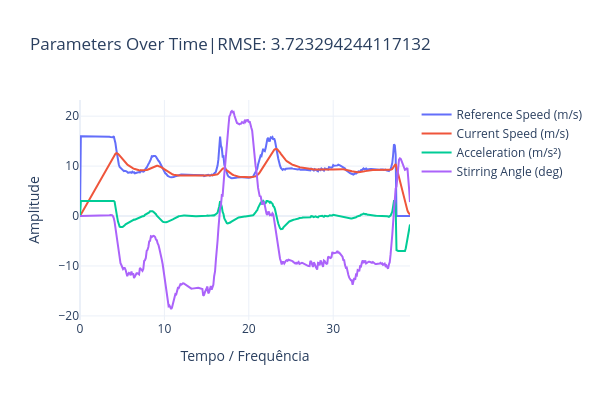
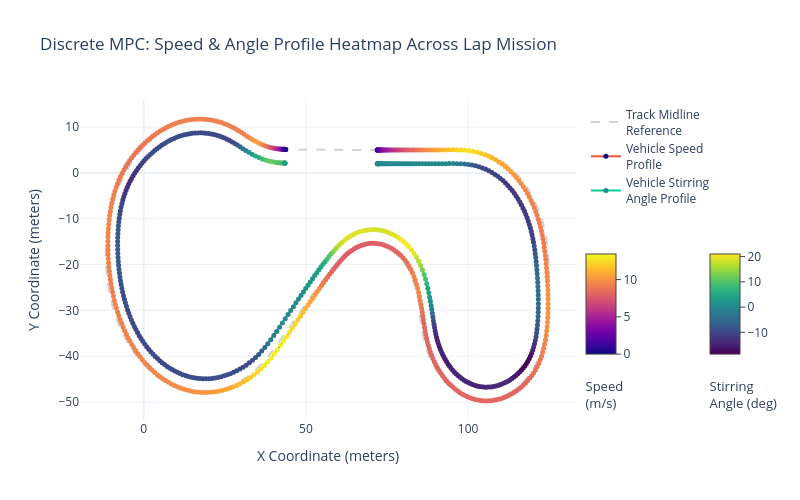

Write notebook code for charts like these, in order.
### Code cell
ySeries=[v_ref_history, v_history, acc_history, delta_history][:]
xSeries=[t_history for i in range(len(ySeries))][:]
names = ['Reference Speed (m/s)', 'Current Speed (m/s)',
        'Acceleration (m/s²)', 'Stirring Angle (deg)',][:]
data = [x_mid, y_mid, x_history,y_history, t_history, delta_history, psi_history, v_history]

PlotSeriesPLY(xSeries,ySeries,names,title=f'Parameters Over Time|RMSE: {score}')
#PlotSeriesDifScalesPLY(xSeries,ySeries,names,title=f'Parameters Over Time|RMSE: {score}')
PlotMPCTracksPLY(data,width=800,height=500)

### Figure 1 — Plotly figure (JSON) as saved in the notebook; plotly's stock layout.template omitted (floating-point values rounded to 4 significant figures; data arrays with more than 128 entries replaced by an {"elided": "..."} marker saying what was removed)
{"data": [{"mode": "lines", "name": "Reference Speed (m/s)", "type": "scatter", "x": {"elided": "392 float values"}, "xaxis": "x", "y": {"elided": "392 float values"}, "yaxis": "y"}, {"mode": "lines", "name": "Current Speed (m/s)", "type": "scatter", "x": {"elided": "392 float values"}, "xaxis": "x", "y": {"elided": "392 float values"}, "yaxis": "y"}, {"mode": "lines", "name": "Acceleration (m/s²)", "type": "scatter", "x": {"elided": "392 float values"}, "xaxis": "x", "y": {"elided": "392 float values"}, "yaxis": "y"}, {"mode": "lines", "name": "Stirring Angle (deg)", "type": "scatter", "x": {"elided": "392 float values"}, "xaxis": "x", "y": {"elided": "392 float values"}, "yaxis": "y"}], "layout": {"height": 400, "title": {"text": "Parameters Over Time|RMSE: 3.723294244117132"}, "width": 600, "xaxis": {"anchor": "y", "domain": [0, 1], "title": {"text": "Tempo / Frequência"}}, "yaxis": {"anchor": "x", "domain": [0, 1], "title": {"text": "Amplitude"}}}}

### Figure 2 — Plotly figure (JSON) as saved in the notebook; plotly's stock layout.template omitted (floating-point values rounded to 4 significant figures; data arrays with more than 128 entries replaced by an {"elided": "..."} marker saying what was removed)
{"data": [{"line": {"color": "lightgray", "dash": "dash", "width": 2}, "mode": "lines", "name": "Track Midline<br>Reference", "type": "scatter", "x": {"elided": "5000 float values"}, "y": {"elided": "5000 float values"}}, {"hoverinfo": "text+x+y", "marker": {"cmax": 13.43, "cmin": 0, "color": {"elided": "392 float values"}, "colorbar": {"len": 0.5, "ticks": "outside", "title": {"font": {"size": 13}, "side": "bottom", "text": "Speed<br>(m/s)"}, "x": 1, "y": 0.3, "yanchor": "middle"}, "colorscale": [[0, "#0d0887"], [0.1111, "#46039f"], [0.2222, "#7201a8"], [0.3333, "#9c179e"], [0.4444, "#bd3786"], [0.5556, "#d8576b"], [0.6667, "#ed7953"], [0.7778, "#fb9f3a"], [0.8889, "#fdca26"], [1, "#f0f921"]], "showscale": true, "size": 5}, "mode": "lines+markers", "name": "Vehicle Speed<br>Profile", "text": {"elided": "392 str values"}, "type": "scatter", "x": {"elided": "392 float values"}, "y": {"elided": "392 float values"}}, {"hoverinfo": "text+x+y", "line": {"width": 2}, "marker": {"cmax": 21.03, "cmin": -18.62, "color": {"elided": "392 float values"}, "colorbar": {"len": 0.5, "ticks": "outside", "title": {"font": {"size": 13}, "side": "bottom", "text": "Stirring<br>Angle (deg)"}, "x": 1.25, "y": 0.3, "yanchor": "middle"}, "colorscale": [[0, "#440154"], [0.1111, "#482878"], [0.2222, "#3e4989"], [0.3333, "#31688e"], [0.4444, "#26828e"], [0.5556, "#1f9e89"], [0.6667, "#35b779"], [0.7778, "#6ece58"], [0.8889, "#b5de2b"], [1, "#fde725"]], "showscale": true, "size": 5}, "mode": "lines+markers", "name": "Vehicle Stirring<br>Angle Profile", "text": {"elided": "392 str values"}, "type": "scatter", "x": {"elided": "392 float values"}, "y": {"elided": "392 float values"}}], "layout": {"height": 500, "legend": {"x": 1.02, "xanchor": "left", "y": 1, "yanchor": "top"}, "showlegend": true, "title": {"text": "Discrete MPC: Speed & Angle Profile Heatmap Across Lap Mission"}, "width": 800, "xaxis": {"title": {"text": "X Coordinate (meters)"}}, "yaxis": {"title": {"text": "Y Coordinate (meters)"}}}}
